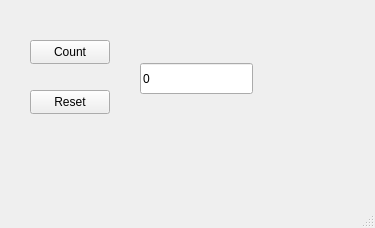
<?xml version="1.0" encoding="UTF-8"?>
<ui version="4.0">
 <class>MainWindow</class>
 <widget class="QMainWindow" name="MainWindow">
  <property name="geometry">
   <rect>
    <x>0</x>
    <y>0</y>
    <width>375</width>
    <height>228</height>
   </rect>
  </property>
  <property name="windowTitle">
   <string>MainWindow</string>
  </property>
  <widget class="QWidget" name="centralwidget">
   <widget class="QPushButton" name="btnCount">
    <property name="geometry">
     <rect>
      <x>30</x>
      <y>40</y>
      <width>80</width>
      <height>24</height>
     </rect>
    </property>
    <property name="text">
     <string>Count</string>
    </property>
   </widget>
   <widget class="QPushButton" name="btnReset">
    <property name="geometry">
     <rect>
      <x>30</x>
      <y>90</y>
      <width>80</width>
      <height>24</height>
     </rect>
    </property>
    <property name="text">
     <string>Reset</string>
    </property>
   </widget>
   <widget class="QLineEdit" name="txtCount">
    <property name="geometry">
     <rect>
      <x>140</x>
      <y>63</y>
      <width>113</width>
      <height>31</height>
     </rect>
    </property>
    <property name="text">
     <string>0</string>
    </property>
   </widget>
  </widget>
  <widget class="QMenuBar" name="menubar">
   <property name="geometry">
    <rect>
     <x>0</x>
     <y>0</y>
     <width>375</width>
     <height>21</height>
    </rect>
   </property>
  </widget>
  <widget class="QStatusBar" name="statusbar"/>
 </widget>
 <resources/>
 <connections/>
</ui>
